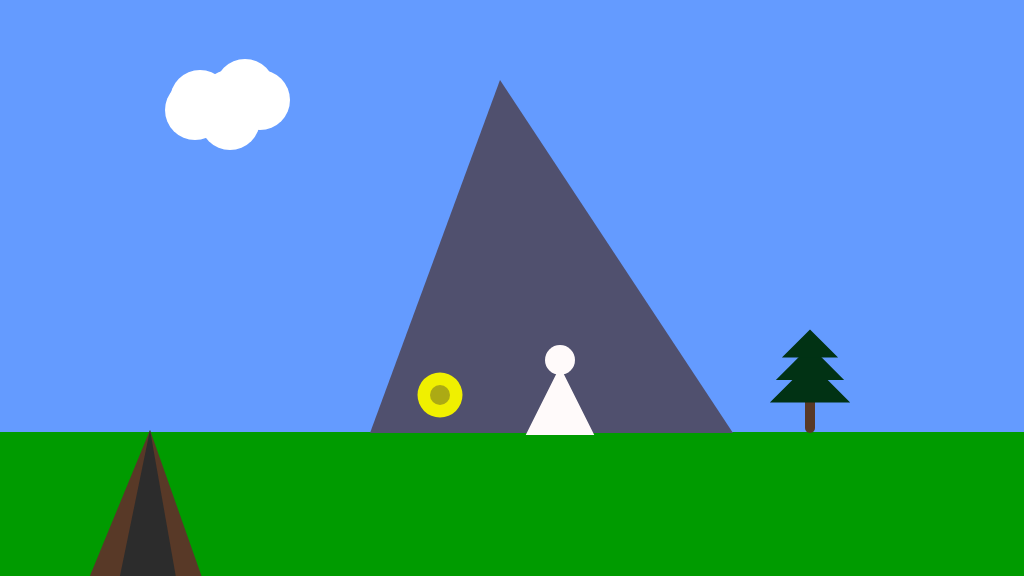
Frame 1 (no input)
Frame 60 (no input): identical to frame 1, image omitted
Frame 120 (the mouse pressed at the canvas centre since frame 60): identical to frame 1, image omitted

The p5.js sketch that drew this single still picture (run headless with seeded random() and noise() and a simulated clock; from frame 60 on, the mouse is pressed at the canvas centre):

// p5.js sketch
// ── sketch.js
let gameCharHead = {
	gameChar_x: 560,
	gameChar_y: 360
};


let gameCharBody = {
	gameChar_x: 550,
	gameChar_x2: 420,
	gameChar_y: 560,
	gameChar_y2: 400,
	gameChar_z: 570,
	gameChar_z2: 420
};

function setup()
{
	createCanvas(1024, 576);
}

function draw()
{
	background(100, 155, 255); //fill the sky blue

	noStroke();
	fill(0,155,0);
	rect(0, 432, 1024, 144); //draw some green ground

	//cloud
	stroke(255, 255, 255);
	strokeWeight(60);
	point(230, 100);
	point(260, 100);
	point(200, 100);
	point(230, 120);
	point(245, 89);
	point(195, 110);



	//mountain
	noStroke();
	fill(80, 80, 110);
	triangle(733, 433, 370, 433, 500, 80);



	//a tree
	stroke(88, 57, 39);
	strokeWeight(10);
	line(810, 428, 810, 390);
	stroke(1, 50, 20);
	strokeWeight(25);
	triangle(800, 390, 810, 380, 820, 390);
	strokeWeight(20);
	triangle(800, 370, 810, 360, 820, 370);
	strokeWeight(15);
	triangle(800, 350, 810, 340, 820, 350);


	//canyon
	noStroke();
	fill(88, 57, 39);
	triangle(80, 600, 150, 430, 210, 600);
	fill(44, 44, 44);
	triangle(80, 770, 150, 430, 210, 770);


	//collectable coin
	stroke(240, 240, 0)
	strokeWeight(45)
	point(440, 395)
	stroke(172, 170, 20)
	strokeWeight(20)
	point(440, 395);

	
	//character (front)
	stroke(255, 250, 250);
	strokeWeight(30);
	point(gameCharHead.gameChar_x, gameCharHead.gameChar_y);
	fill(255, 255, 255);
	triangle(gameCharBody.gameChar_x, gameCharBody.gameChar_x2, gameCharBody.gameChar_y, gameCharBody.gameChar_y2, gameCharBody.gameChar_z, gameCharBody.gameChar_z2);


	//character (jumping)
	//stroke(255, 250, 250);
	//strokeWeight(30);
	//point(gameCharHead.gameChar_x, gameCharHead.gameChar_y - 60);
	//fill(255, 255, 255);
	//triangle(gameCharBody.gameChar_x, gameCharBody.gameChar_x2 - 60, gameCharBody.gameChar_y, gameCharBody.gameChar_y2 - 60, gameCharBody.gameChar_z, gameCharBody.gameChar_z2 - 60);


	//character (walking left)
	//stroke(255, 250, 250);
	//strokeWeight(30);
	//point(gameCharHead.gameChar_x - 65, gameCharHead.gameChar_y);
	//fill(255, 255, 255);
	//triangle(gameCharBody.gameChar_x - 65, gameCharBody.gameChar_x2, gameCharBody.gameChar_y - 65, gameCharBody.gameChar_y2, gameCharBody.gameChar_z - 65, gameCharBody.gameChar_z2);


	//character (walking right)
	//stroke(255, 250, 250);
	//strokeWeight(30);
	//point(gameCharHead.gameChar_x + 65, gameCharHead.gameChar_y);
	//fill(255, 255, 255);
	//triangle(gameCharBody.gameChar_x + 65, gameCharBody.gameChar_x2, gameCharBody.gameChar_y + 65, gameCharBody.gameChar_y2, gameCharBody.gameChar_z + 65, gameCharBody.gameChar_z2);


	//character (jumping left)
	//stroke(255, 250, 250);
	//strokeWeight(30);
	//point(gameCharHead.gameChar_x - 65, gameCharHead.gameChar_y - 60);
	//fill(255, 255, 255);
	//triangle(gameCharBody.gameChar_x - 65, gameCharBody.gameChar_x2 - 60, gameCharBody.gameChar_y - 65, gameCharBody.gameChar_y2 - 60, gameCharBody.gameChar_z - 65, gameCharBody.gameChar_z2 - 60);


	//character (jumping right)
	//stroke(255, 250, 250);
	//strokeWeight(30);
	//point(gameCharHead.gameChar_x + 65, gameCharHead.gameChar_y - 60);
	//fill(255, 255, 255);
	//triangle(gameCharBody.gameChar_x + 65, gameCharBody.gameChar_x2 - 60, gameCharBody.gameChar_y + 65, gameCharBody.gameChar_y2 - 60, gameCharBody.gameChar_z + 65, gameCharBody.gameChar_z2 - 60);




}
